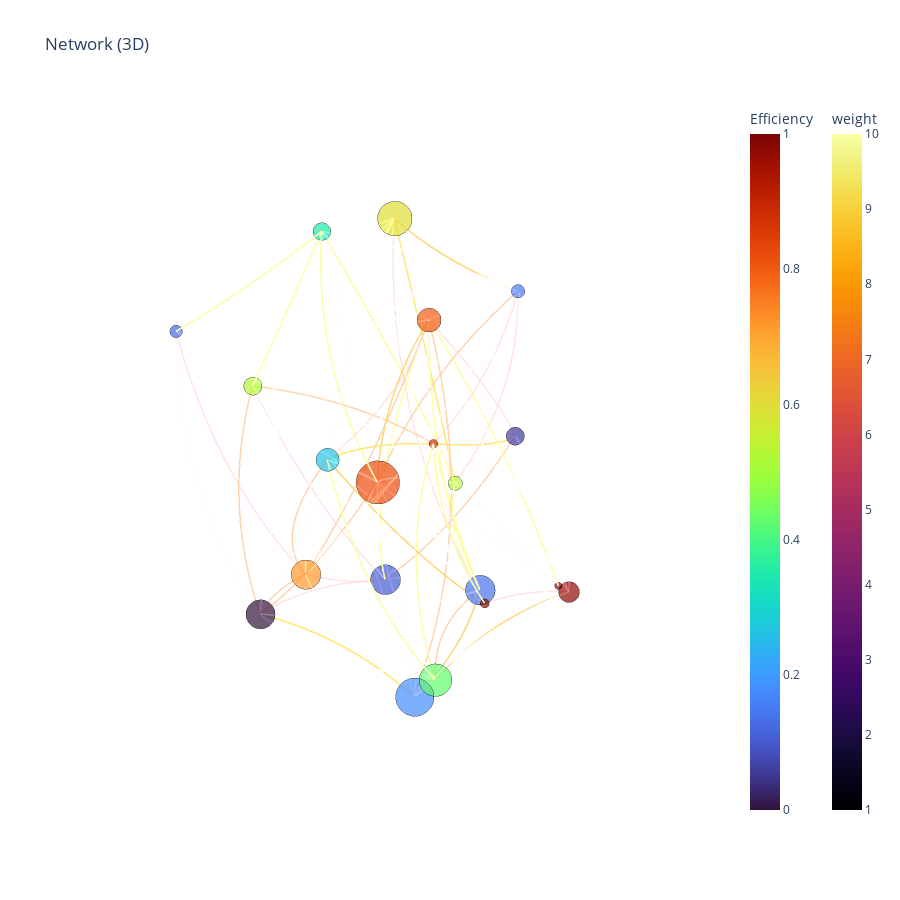

Here is the notebook cell this chart was saved with:
### Code cell
%matplotlib inline

import numpy as np
import networkx as nx
from complex_NX import NX_style   # 或者 from complex_NX import NX_3d_style as NX_style

# 固定随机种子，结果可复现
rng = np.random.RandomState(42)

# -------- 1. 构建图：20 个节点 --------
G = nx.Graph()

for i in range(20):
    G.add_node(
        i,
        Popularity=float(rng.uniform(0, 100)),   # 节点大小用
        Efficiency=float(rng.uniform(0, 100)),   # 节点颜色用
    )

# -------- 2. 加边：目标 ~100 条 --------
nodes = list(G.nodes())
possible_edges = [(u, v) for i, u in enumerate(nodes) for v in nodes[i+1:]]

# 从所有可能边里随机抽 100 条
n_edges = 100
chosen_idx = rng.choice(len(possible_edges), size=n_edges, replace=False)

for idx in chosen_idx:
    u, v = possible_edges[idx]
    w = int(rng.randint(1, 11))  # 权重 1~10
    G.add_edge(
        u,
        v,
        weight=w,
        similarity=float(rng.uniform(0, 1)),  # 再加一个随便的边属性，方便以后玩
    )

print(G.number_of_nodes(), "nodes,", G.number_of_edges(), "edges")

# -------- 3. 用 NX_style 画 3D 图 --------
NX_style(
    G,
    mode="3d",
    edge_shape='arc',
    node_size="Popularity",
    node_color="Efficiency",
    node_style="turbo",
    edge_color_attr="weight",   # 用 weight 上色
    edge_style="inferno",
    weak_weights=[],        # 把权重 1、2 当 weak edge
    weak_max_per_node=[],   # 每个点最多保留 2 条该权重的弱边
    simple=False,
    hide_isolates=False,
    hover_attrs="all",
    height=900,
    width=900,
    output_html=None,           # 如果想存成 html 就写文件名，比如 "test_3d.html"
    show=True,
)
